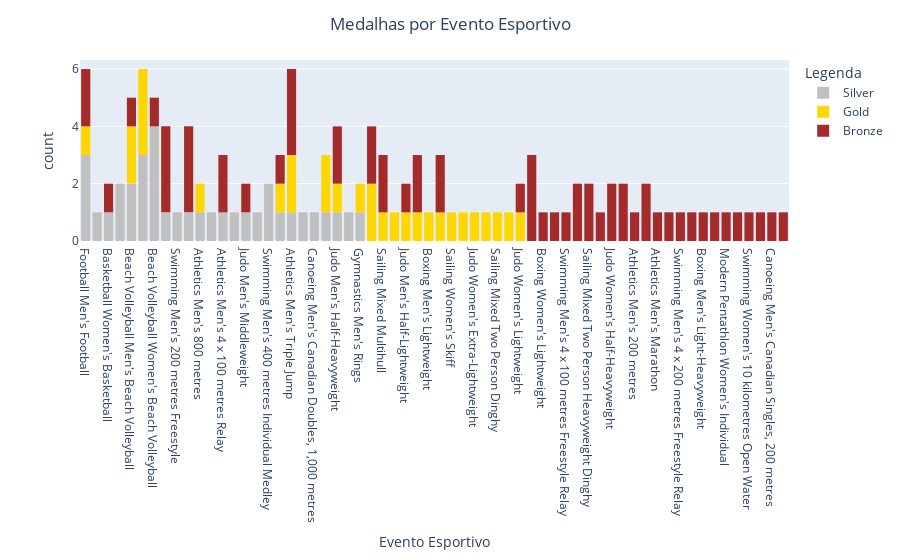

The cell this chart's notebook holds for it:
### Markdown cell above
Mais um gráfico de barras empilhadas: agora mostre os **eventos esportivos** que renderam medalhas para o Brasil.

Lembrando: cada "categoria" dentro de um esporte é considerado um evento. Por exemplo, dentro de "atletismo", temos uma competição de 100m masculina, uma de 100m feminino, um revezamento 4 x 100m masculino, um revezamento 4 x 100m feminino, uma competição de 400m masculino, uma de 400m feminino, uma maratona masculina, uma maratona feminina, e assim sucessivamente.

### Code cell
# Eventos esportivos que renderam medalhas ao Brasil
fig = px.histogram(df_medalhistas_brasileiros_no_duplicates, x="Event", color='Medal', 
                   color_discrete_map={'Gold':'gold','Silver':'silver','Bronze':'brown'},
                   labels={'Event': 'Evento Esportivo', 'count': 'Total de Medalhas', 'Medal': 'Legenda'})
fig.update_layout(title_text='Medalhas por Evento Esportivo',title_x=0.5) 
fig.show()

### Figure 1 — Plotly figure (JSON) as saved in the notebook; plotly's stock layout.template omitted (floating-point values rounded to 4 significant figures)
{"data": [{"alignmentgroup": "True", "bingroup": "x", "hovertemplate": "Legenda=Silver<br>Evento Esportivo=%{x}<br>count=%{y}<extra></extra>", "legendgroup": "Silver", "marker": {"color": "silver", "pattern": {"shape": ""}}, "name": "Silver", "offsetgroup": "Silver", "orientation": "v", "showlegend": true, "type": "histogram", "x": ["Football Men's Football", "Football Men's Football", "Sailing Mixed Three Person Keelboat", "Basketball Women's Basketball", "Football Men's Football", "Football Women's Football", "Beach Volleyball Men's Beach Volleyball", "Volleyball Men's Volleyball", "Volleyball Men's Volleyball", "Volleyball Men's Volleyball", "Football Women's Football", "Beach Volleyball Women's Beach Volleyball", "Beach Volleyball Women's Beach Volleyball", "Beach Volleyball Women's Beach Volleyball", "Swimming Men's 100 metres Freestyle", "Swimming Men's 200 metres Freestyle", "Judo Men's Lightweight", "Athletics Men's 800 metres", "Shooting Men's Free Pistol, 50 metres", "Athletics Men's 4 x 100 metres Relay", "Boxing Men's Middleweight", "Judo Men's Middleweight", "Gymnastics Men's Floor Exercise", "Swimming Men's 400 metres Individual Medley", "Sailing Men's Two Person Keelboat", "Swimming Men's 400 metres Individual Medley", "Athletics Men's Triple Jump", "Canoeing Men's Canadian Singles, 1,000 metres", "Canoeing Men's Canadian Doubles, 1,000 metres", "Beach Volleyball Men's Beach Volleyball", "Beach Volleyball Women's Beach Volleyball", "Sailing Mixed One Person Dinghy", "Judo Men's Half-Heavyweight", "Shooting Men's Air Pistol, 10 metres", "Gymnastics Men's Rings"], "xaxis": "x", "yaxis": "y"}, {"alignmentgroup": "True", "bingroup": "x", "hovertemplate": "Legenda=Gold<br>Evento Esportivo=%{x}<br>count=%{y}<extra></extra>", "legendgroup": "Gold", "marker": {"color": "gold", "pattern": {"shape": ""}}, "name": "Gold", "offsetgroup": "Gold", "orientation": "v", "showlegend": true, "type": "histogram", "x": ["Volleyball Women's Volleyball", "Beach Volleyball Men's Beach Volleyball", "Volleyball Men's Volleyball", "Volleyball Men's Volleyball", "Volleyball Men's Volleyball", "Sailing Mixed Multihull", "Athletics Men's Pole Vault", "Judo Men's Half-Lightweight", "Volleyball Women's Volleyball", "Swimming Men's 50 metres Freestyle", "Boxing Men's Lightweight", "Athletics Men's 800 metres", "Athletics Men's Triple Jump", "Athletics Men's Triple Jump", "Football Men's Football", "Beach Volleyball Men's Beach Volleyball", "Sailing Mixed Two Person Keelboat", "Sailing Men's Two Person Keelboat", "Sailing Women's Skiff", "Athletics Women's Long Jump", "Judo Women's Extra-Lightweight", "Judo Men's Half-Heavyweight", "Shooting Men's Military Pistol, 30 metres", "Sailing Mixed Two Person Dinghy", "Equestrianism Mixed Jumping, Individual", "Sailing Mixed One Person Dinghy", "Sailing Mixed One Person Dinghy", "Judo Women's Lightweight", "Gymnastics Men's Rings"], "xaxis": "x", "yaxis": "y"}, {"alignmentgroup": "True", "bingroup": "x", "hovertemplate": "Legenda=Bronze<br>Evento Esportivo=%{x}<br>count=%{y}<extra></extra>", "legendgroup": "Bronze", "marker": {"color": "brown", "pattern": {"shape": ""}}, "name": "Bronze", "offsetgroup": "Bronze", "orientation": "v", "showlegend": true, "type": "histogram", "x": ["Basketball Women's Basketball", "Football Men's Football", "Football Men's Football", "Basketball Men's Basketball", "Basketball Men's Basketball", "Basketball Men's Basketball", "Volleyball Women's Volleyball", "Boxing Women's Lightweight", "Shooting Men's Free Pistol, 50 metres, Team", "Swimming Men's 100 metres Freestyle", "Swimming Men's 4 x 100 metres Freestyle Relay", "Judo Men's Half-Middleweight", "Judo Men's Half-Middleweight", "Judo Men's Middleweight", "Swimming Men's 100 metres Freestyle", "Swimming Men's 50 metres Freestyle", "Sailing Mixed Two Person Heavyweight Dinghy", "Sailing Mixed Two Person Heavyweight Dinghy", "Athletics Men's High Jump", "Athletics Men's 4 x 100 metres Relay", "Judo Women's Half-Heavyweight", "Judo Women's Half-Heavyweight", "Judo Men's Heavyweight", "Judo Men's Heavyweight", "Athletics Men's 200 metres", "Equestrianism Mixed Jumping, Team", "Equestrianism Mixed Jumping, Team", "Athletics Men's 4 x 100 metres Relay", "Athletics Men's Marathon", "Athletics Men's Triple Jump", "Athletics Men's Triple Jump", "Boxing Men's Flyweight", "Swimming Men's 4 x 200 metres Freestyle Relay", "Swimming Men's 100 metres Freestyle", "Volleyball Women's Volleyball", "Beach Volleyball Men's Beach Volleyball", "Taekwondo Women's Heavyweight", "Sailing Mixed Two Person Keelboat", "Boxing Men's Light-Heavyweight", "Sailing Mixed Two Person Keelboat", "Sailing Mixed Multihull", "Sailing Mixed Multihull", "Judo Men's Lightweight", "Judo Men's Lightweight", "Judo Men's Half-Lightweight", "Judo Men's Half-Heavyweight", "Beach Volleyball Women's Beach Volleyball", "Judo Men's Extra-Lightweight", "Modern Pentathlon Women's Individual", "Judo Men's Half-Heavyweight", "Swimming Men's 1,500 metres Freestyle", "Swimming Women's 10 kilometres Open Water", "Sailing Women's Two Person Dinghy", "Judo Men's Lightweight", "Sailing Men's Two Person Keelboat", "Athletics Men's Triple Jump", "Judo Women's Lightweight", "Canoeing Men's Canadian Singles, 200 metres", "Swimming Men's 50 metres Freestyle", "Taekwondo Men's Heavyweight"], "xaxis": "x", "yaxis": "y"}], "layout": {"barmode": "relative", "legend": {"title": {"text": "Legenda"}, "tracegroupgap": 0}, "margin": {"t": 60}, "title": {"text": "Medalhas por Evento Esportivo", "x": 0.5}, "xaxis": {"anchor": "y", "domain": [0, 1], "title": {"text": "Evento Esportivo"}}, "yaxis": {"anchor": "x", "domain": [0, 1], "title": {"text": "count"}}}}
